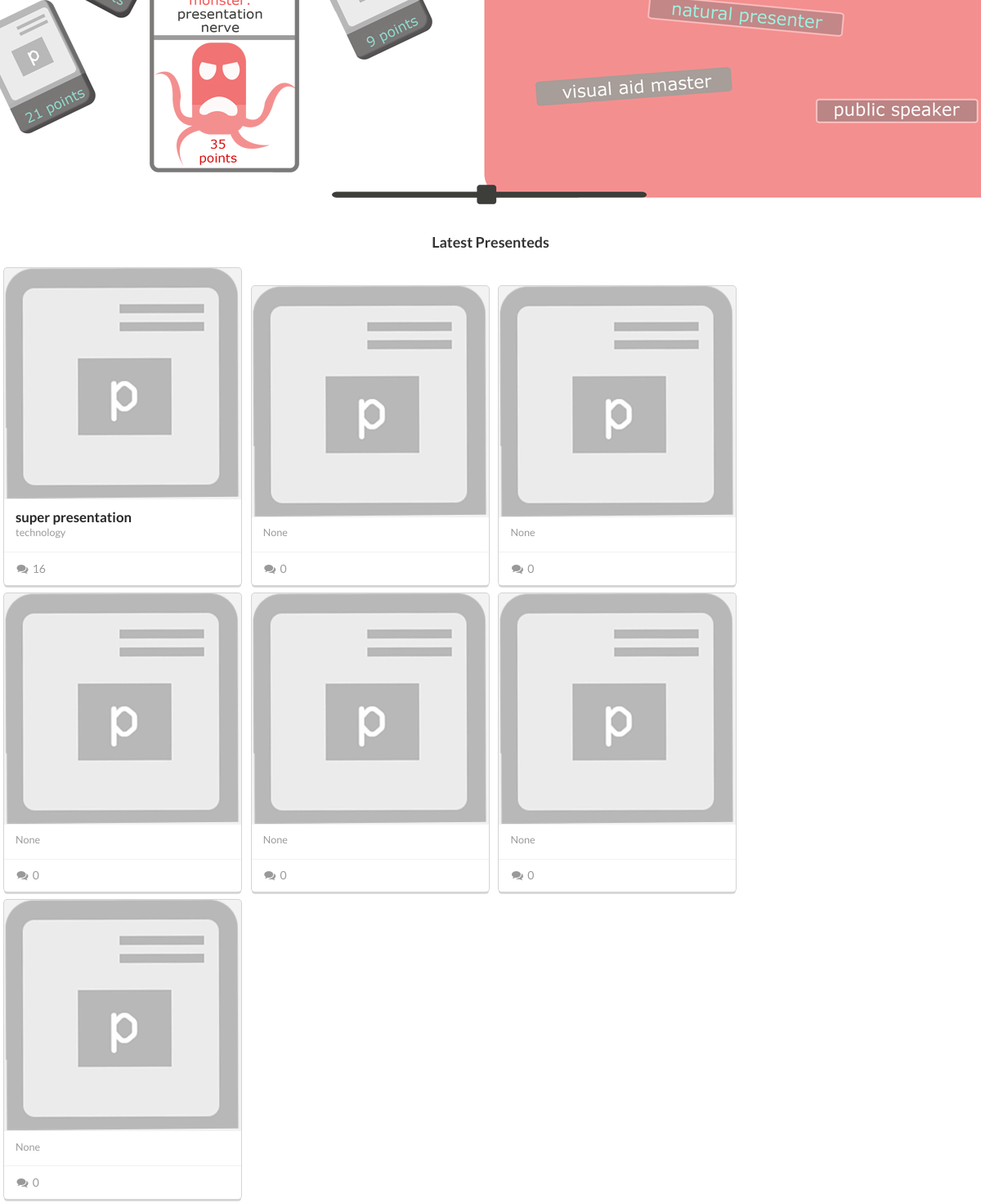
The app's page / (lower part), older data.
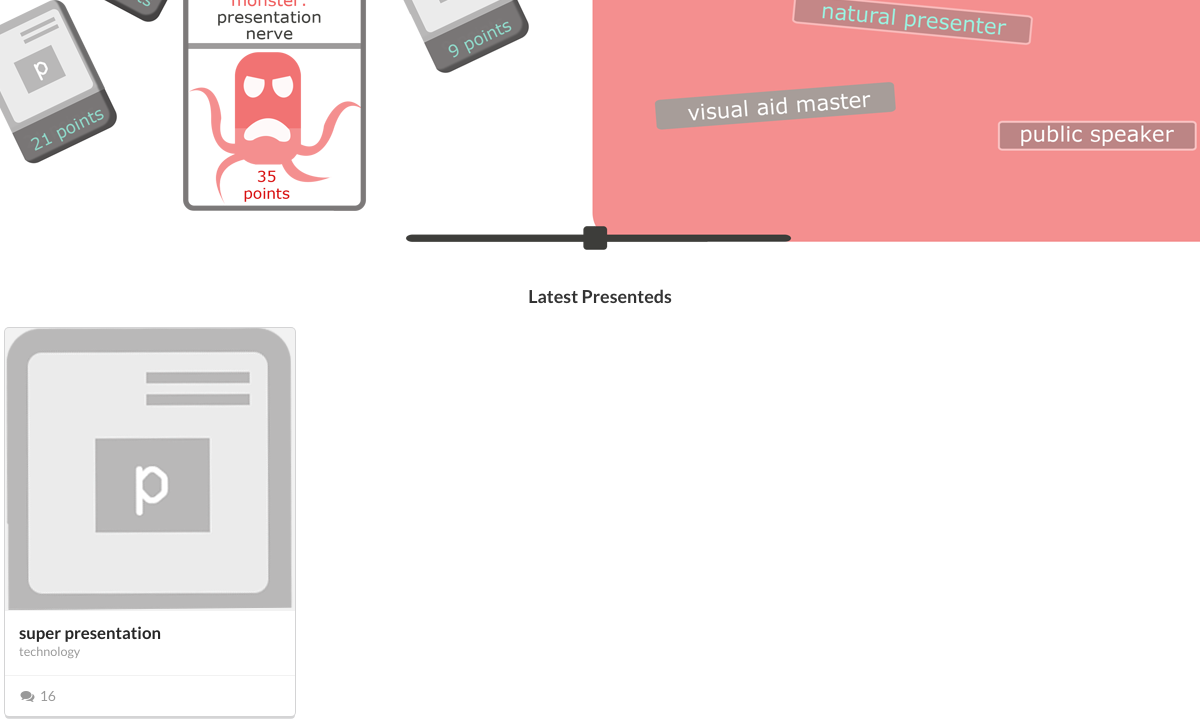
The same page, newer data.
### presenteds/models.py (models this page shows, shortened)
class Presentation(models.Model):
    owner = models.ForeignKey(User)
    name = models.CharField(max_length=255)
    category = models.ForeignKey(Category, null=True, blank=True)
    file = models.FileField(upload_to='/', null=True, blank=True)
    next = models.ForeignKey('self', null=True, blank=True)
    view_count = models.IntegerField(default=0)
    like_count = models.IntegerField(default=0)
    create_date = models.DateTimeField(auto_now_add=True)

class Category(models.Model):
    name = models.CharField(max_length=255)
    def __str__(self):
        return self.name

### presenteds/views.py (the view)
# urls.py: url(r'^$', presenteds_index, name='index'),
def index(request):
    return render(request, 'index.html', {'presentations':Presentation.objects.reverse().exclude(name__isnull=True)[:10]})

### presenteds/templates/index.html (shortened to what this page needs)
{% extends "main.html" %}
{% load staticfiles %}
{% block body %}
    <div class="bg">
    </div>
    <div>
        <div class="ui centered header">
            <h3>Latest Presenteds</h3>
        </div>
        {% for presentation in presentations %}
            <a class="ui card" href="{% url 'detail' presentation.id %}">
                <div class="image">
                    <img src="{% static 'img/card_bg.png'%}">
                </div>
                <div class="content">
                    <div class="header">{{ presentation.name }}</div>
                    <div class="meta">
                        <span class="category">{{ presentation.category }}</span>
                    </div>
                </div>
                <div class="extra content">
                    <i class="comments icon"></i>{{ presentation.comment_set.count }}
                </div>
            </a>
        {% endfor %}
    </div>
{% endblock %}

Row changes from the older to the newer data that the page shows:
removed Presentation: category "None", comment_set.count "0"
removed Presentation: category "None", comment_set.count "0"
removed Presentation: category "None", comment_set.count "0"
removed Presentation: category "None", comment_set.count "0"
removed Presentation: category "None", comment_set.count "0"
removed Presentation: category "None", comment_set.count "0"
